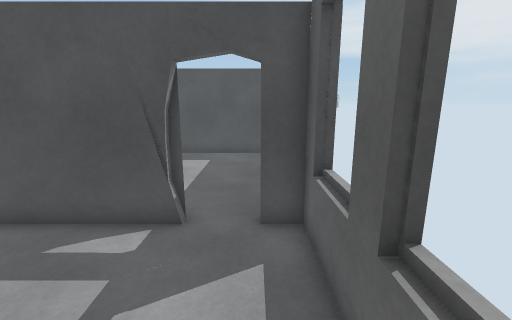
view 1 (above)

22 first-person views from a walk through a scene from a Unity 3-D project. The camera is 1.5 m above the floor, tilts 12° down and sees 90° across. The floor is counted in squares, 0.5 m on a side. Each view is taken from the middle of a square. On the plan, view 1 faces up. The plan holds only what a view shows up to about 19 squares ahead; the rest is blank. The place goes on beyond the plan. The player is left out. Some animated figures are left out.

view 2
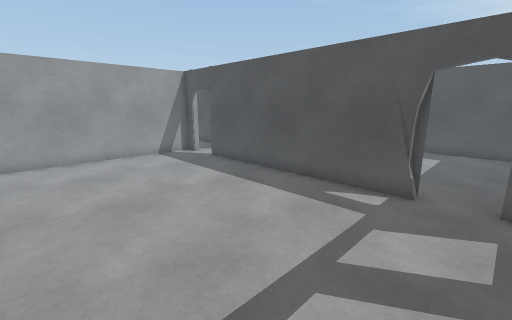

view 3
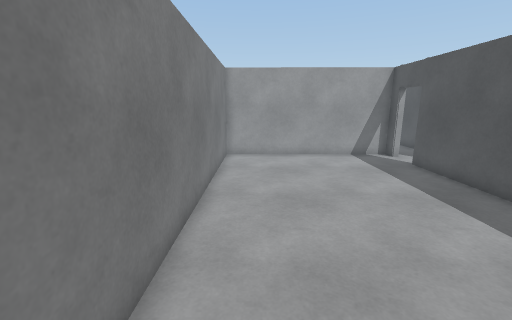

view 4
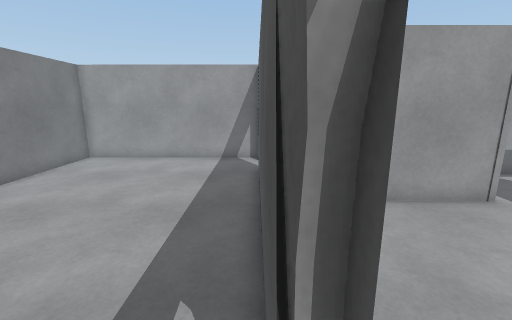

view 5
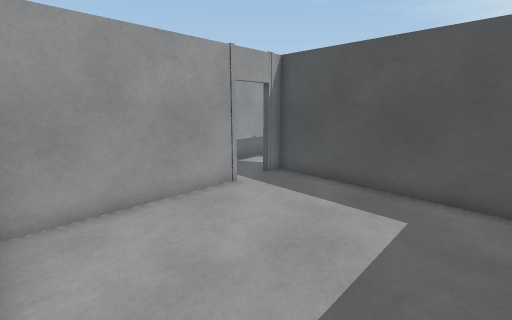

view 6
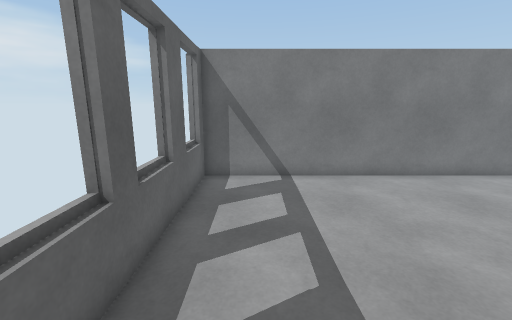

view 7
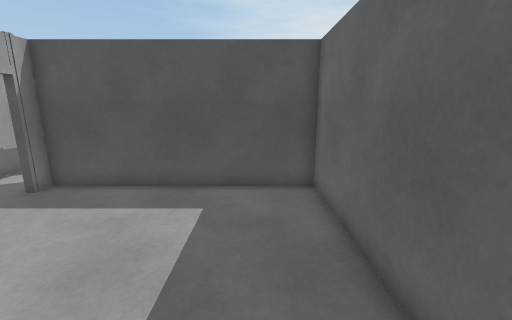

view 8
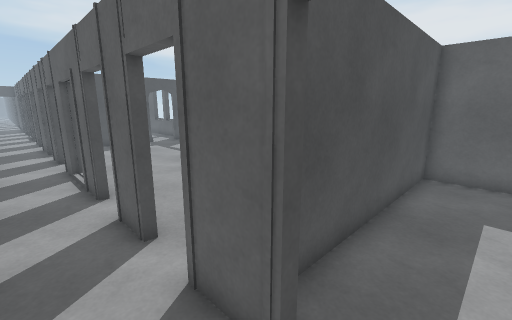

view 9
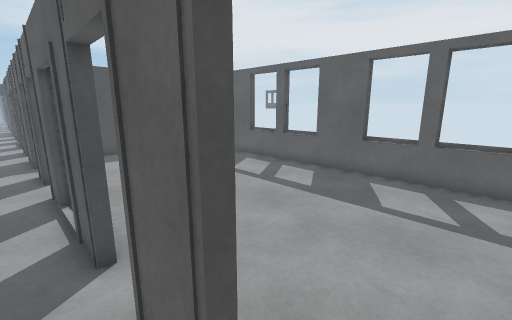

view 10
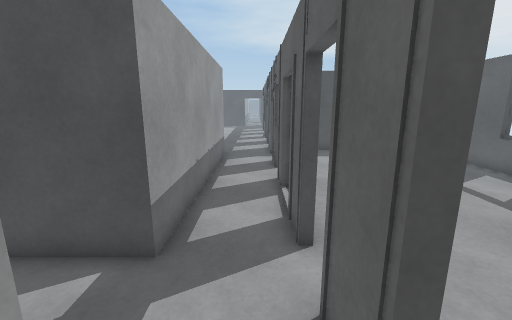

view 11
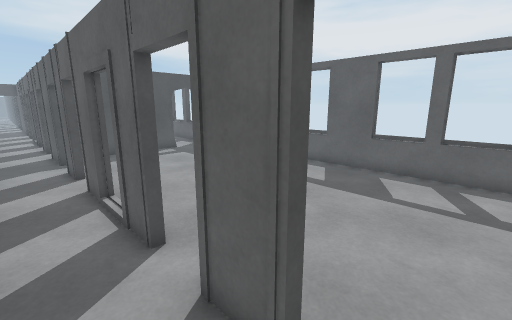

view 12
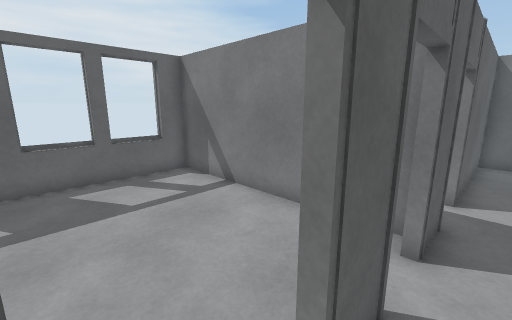

view 13
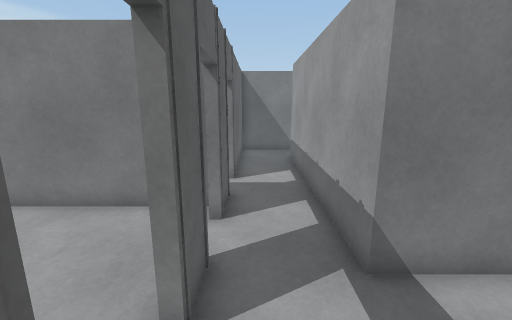

view 14
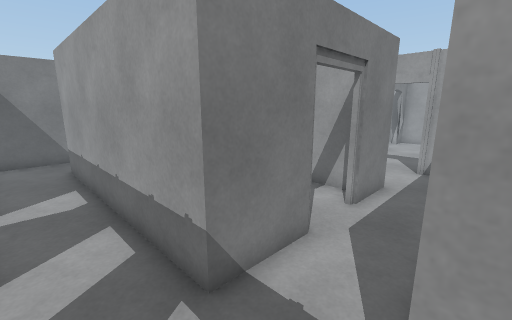

view 15
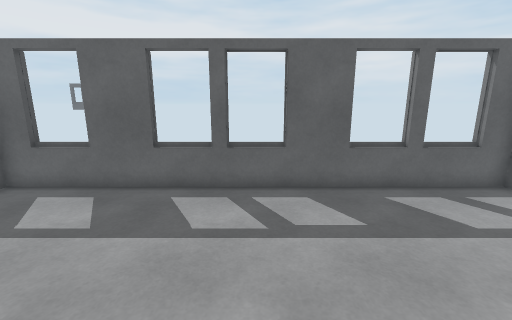

view 16
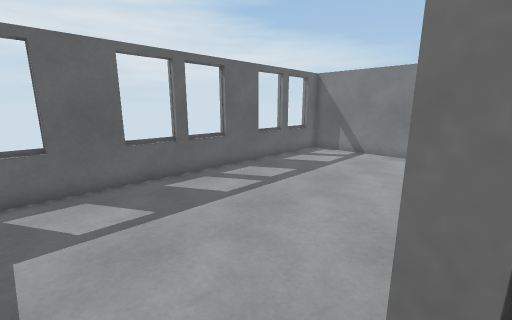

view 17
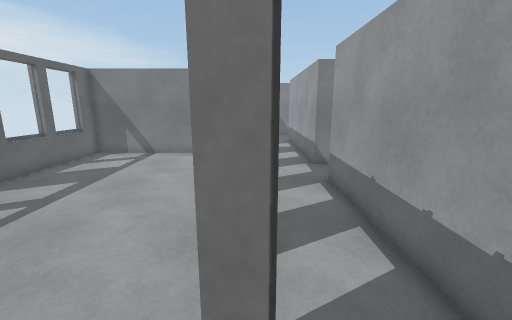

view 18
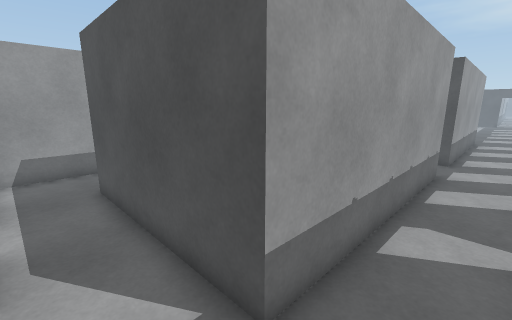

view 19
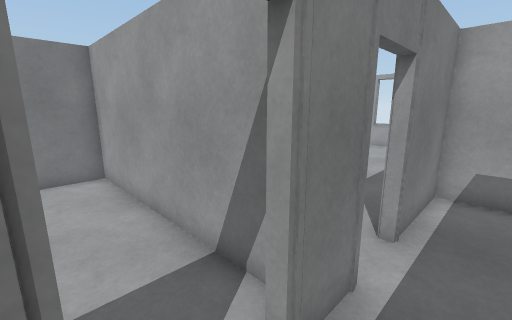

view 20
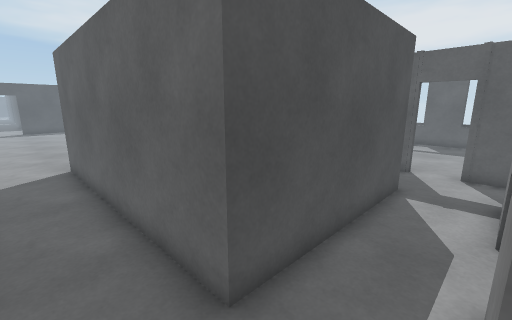

view 21
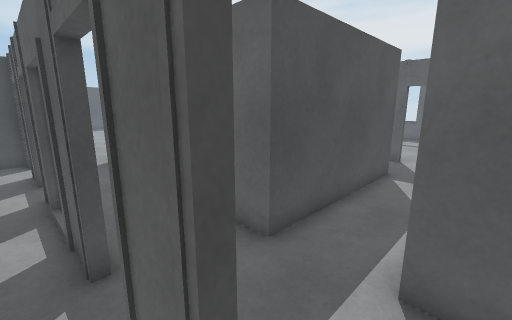

view 22
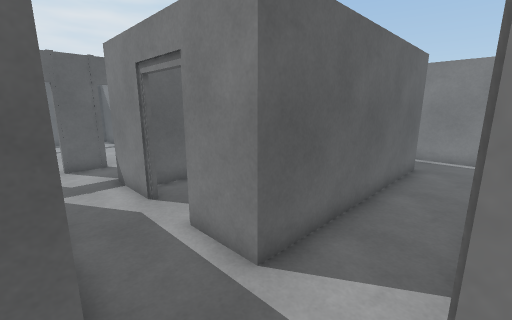

### Floor plan
Ten units are one square. View 1 is at (0, 0); x grows to the right and y downward. Boxes are objects, and circles mark ways between rooms. Rooms are numbered by the first view taken in them; rooms with no view inside come last. Other rooms are left out.
<svg viewBox="-237 -340 256 383">
<path fill="none" stroke="#000" d="M-20 -61 -131 -61M-21 -62 -28 -62M-21 -63 -28 -61M14 -2 14 -24M14 -32 14 -54M-150 -61 -158 -61 -159 38 12 38 12 -61 0 -61M14 29 14 18M-88 -137 -88 -66M12 -89 12 -163 -88 -163M-88 -155 -91 -155 -91 -176M-116 -65 -91 -65 -91 -138M-120 -174 -120 -92M-86 -267 -91 -267 -91 -284M-86 -231 -91 -231 -91 -248M14 -249 14 -270M-86 -303 -91 -303 -91 -319M-86 -195 -91 -195 -91 -212M14 -276 14 -297M14 -205 14 -226M-91 -176 -86 -176M-120 -199 -120 -174M-86 -167 12 -167 12 -335M14 -321 14 -335M14 -178 14 -199M-120 -335 -120 -226M-131 -65 -116 -65M-170 -65 -150 -65 -150 -61M-120 -92 -184 -92M-230 -208 -230 -202 -232 -202 -232 -219M-229 -237 -232 -237 -232 -255M-151 -199 -120 -199M-232 -275 -232 -291M-120 -226 -199 -226 -199 -335M-232 -311 -232 -331M-230 -99 -230 -65 -188 -65M-184 -92 -199 -92 -199 -199 -172 -199"/>
<circle cx="-5" cy="-60" r="3" fill="#2a7"/>
<circle cx="-140" cy="-60" r="3" fill="#2a7"/>
<circle cx="-90" cy="-145" r="3" fill="#2a7"/>
<circle cx="-105" cy="-165" r="3" fill="#2a7"/>
<circle cx="-125" cy="-75" r="3" fill="#2a7"/>
<circle cx="-120" cy="-215" r="3" fill="#2a7"/>
<circle cx="-195" cy="-75" r="3" fill="#2a7"/>
<text x="-70" y="-10">1</text>
<text x="-40" y="-110">2</text>
<text x="-100" y="-120">3</text>
<text x="-50" y="-250">4</text>
<text x="-150" y="-70">5</text>
<text x="-210" y="-210">6</text>
</svg>
Room 1 opens to room 2. Room 1 opens to room 5. Room 2 opens to room 3. Room 3 opens to room 4. Room 3 opens to room 5. Room 4 opens to room 6. Room 5 opens to room 6.

Where each view was taken, in squares from view 1:
view 1: 0 up, 0 right, facing up
view 2: 3 down, 0 right, facing up-left
view 3: 2 down, 0 right, facing left
view 4: 6 up, 1 left, facing left
view 5: 7 up, 1 left, facing up-left
view 6: 7 up, 1 left, facing down
view 7: 7 up, 1 left, facing up
view 8: 14 up, 11 left, facing up-right
view 9: 18 up, 10 left, facing up-right
view 10: 18 up, 10 left, facing up
view 11: 18 up, 11 left, facing up-right
view 12: 23 up, 10 left, facing down-right
view 13: 24 up, 10 left, facing down
view 14: 23 up, 10 left, facing down-left
view 15: 26 up, 8 left, facing right
view 16: 33 up, 9 left, facing down-right
view 17: 33 up, 9 left, facing down
view 18: 7 up, 10 left, facing up-left
view 19: 8 up, 13 left, facing down-left
view 20: 20 up, 22 left, facing up-right
view 21: 19 up, 24 left, facing up-right
view 22: 23 up, 23 left, facing down-right
